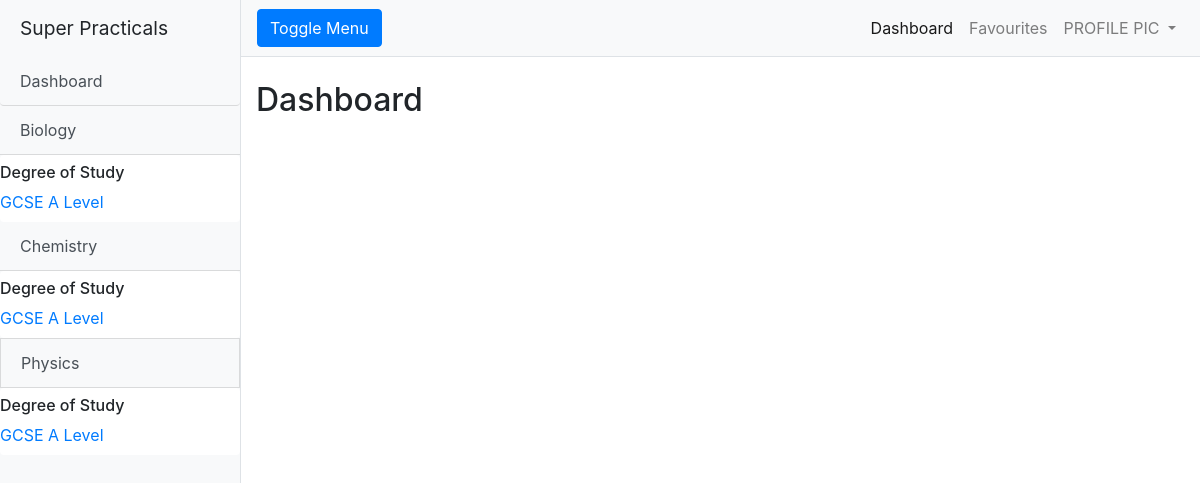
/ (signed in), run on an earlier commit of the app's database.
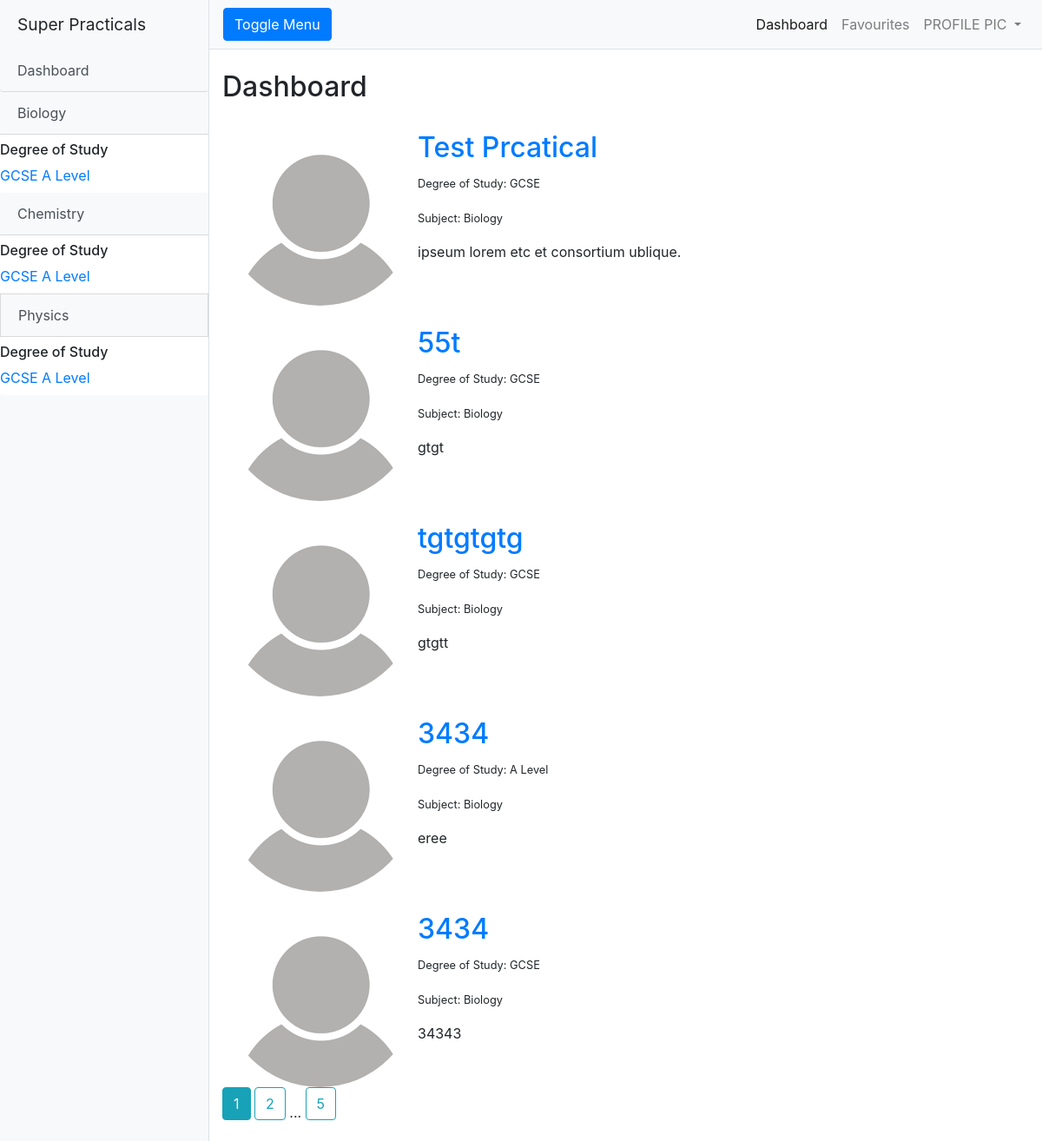
And on a later commit of the database.
### flaskPracticalWebapp/models.py (models this page shows, shortened)
class Practical(db.Model):
    id = db.Column(db.Integer, primary_key=True)
    title = db.Column(db.String(100), default="", nullable=False)
    degStudy = db.Column(db.String(10), default="GCSE")
    subject = db.Column(db.String(10), default="Biology")
    equipment = db.Column(db.Text, default="Temp Equipment")
    method = db.Column(db.Text, default="Temp Method")
    safety = db.Column(db.String, default="Wear safety goggles")
    default = db.Column(db.Boolean, default=True, nullable=False)
    user_id = db.Column(db.Integer, db.ForeignKey("user.id"), nullable=False, default=1)

### flaskPracticalWebapp/routes.py (the view)
@app.route('/')
def home():
    title = "Dashboard"
    page = request.args.get("page", 1, type=int)
    if current_user.is_authenticated:
        practicals = Practical.query.filter_by(user_id=current_user.id).paginate(page=page, per_page=5)
    else:
        practicals = Practical.query.filter_by(default=True).paginate(page=page, per_page=5)
    return render_template("index.html", title=title, practicals=practicals)

### flaskPracticalWebapp/models.py (called while the page is built)
@login_manager.user_loader
def load_user(user_id):
    return User.query.get(int(user_id))

### flaskPracticalWebapp/templates/index.html (shortened to what this page needs)
{% extends 'base.html' %}
{% block content %}
  {% for practical in practicals.items %}
    <article class="media content-section">
      <img class="rounded-circle article-img" src="{{ url_for('static', filename='/profile_pic/default.png') }}">
      <div class="media-body">
        <div class="article-metadata">
        </div>
      <h2><a class="article-title" href="{{ url_for('practical', practical_id=practical.id, practical_title=practical.title) }}">{{ practical.title}}</a></h2>
      <p><small>Degree of Study: {{ practical.degStudy }}</small></p>
      <p><small>Subject: {{ practical.subject }}</small></p>
      <p classs="article-content">{{ practical.method }}</p>
      </div>
    </article>
  {% endfor %}
  {% for page_num in practicals.iter_pages(left_edge=1, right_edge=1, left_current=1, right_current=2) %}
    {% if page_num %}
      {% if practicals.page == page_num %}
        <a class="btn btn-info mb-4" href="{{ url_for('home', page=page_num) }}">{{ page_num }}</a>
      {% else %}
        <a class="btn btn-outline-info mb-4" href="{{ url_for('home', page=page_num) }}">{{ page_num }}</a>
      {% endif %}
    {% else %}
      ...
    {% endif %}
  {% endfor %}
{% endblock %}

### flaskPracticalWebapp/templates/base.html (shortened to what this page needs)
<!DOCTYPE html>
<html lang="en">
<head>
  <link href="{{ url_for('static', filename='css/bootstrap.min.css') }}" rel="stylesheet">
  <link href="{{ url_for('static', filename='css/style.css') }}" rel="stylesheet">
</head>
<body>
  <div class="d-flex" id="wrapper">
    <div class="bg-light border-right" id="sidebar-wrapper">
      <div class="sidebar-heading">Super Practicals</div>
      <div class="list-group list-group-flush">
        <a href=" {{ url_for('home') }}" class="btn btn-primary list-group-item list-group-item-action bg-light">Dashboard</a>
        <a href="#biooptions" class="list-group-item list-group-item-action bg-light" data-toggle="collapse" data-target="#biooptions">Biology</a>
        <div id="biooptions" class="bg-white py-2 collapse-inner rounded">
          <h6 class="collapse-header">Degree of Study</h6>
          <a class="collapse-item" href="{{ url_for('gcse_biology') }}">GCSE</a>
          <a class="collapse-item" href="{{ url_for('alevel_biology') }}">A Level</a>
        </div>
        <a href="#chemoptions" class="list-group-item list-group-item-action bg-light" data-toggle="collapse" data-target="#chemoptions">Chemistry</a>
        <div id="chemoptions" class="bg-white py-2 collapse-inner rounded">
          <h6 class="collapse-header">Degree of Study</h6>
          <a class="collapse-item" href="{{ url_for('gcse_chemistry') }}">GCSE</a>
          <a class="collapse-item" href="{{ url_for('alevel_chemistry') }}">A Level</a>
        </div>
        </div>
  		<a href="#physoptions" class="list-group-item list-group-item-action bg-light" data-toggle="collapse" data-target="#physoptions">Physics</a>
  		<div id="physoptions" class="bg-white py-2 collapse-inner rounded">
  		  <h6 class="collapse-header">Degree of Study</h6>
        <a class="collapse-item" href="{{ url_for('gcse_physics') }}">GCSE</a>
        <a class="collapse-item" href="{{ url_for('alevel_physics') }}">A Level</a>
      </div>
		</div>
    <div id="page-content-wrapper">
      <nav class="navbar navbar-expand-lg navbar-light bg-light border-bottom">
        <button class="btn btn-primary" id="menu-toggle">Toggle Menu</button>
        <div class="collapse navbar-collapse" id="navbarSupportedContent">
          <ul class="navbar-nav ml-auto mt-2 mt-lg-0">
            <li class="nav-item active">
              <a class="nav-link" href="{{ url_for('home') }}">Dashboard<span class="sr-only">(current)</span></a>
            </li>
              {% if current_user.is_authenticated %}
              <li class="nav-item">
                <a class="nav-link" href="#">Favourites</a>
              </li>
              <li class="nav-item dropdown">
                <a class="nav-link dropdown-toggle" href="#" id="navbarDropdown" role="button" data-toggle="dropdown" aria-haspopup="true" aria-expanded="false">
                  {% if current_user.fname and current_user.surname %}
                    {{ current_user.fname }} {{ current_user.surname }}
                  {% else %}
                    PROFILE PIC
                  {% endif %}
                </a>
              </li>
            {% endif %}
          </ul>
        </div>
      </nav>
      <div class="container-fluid">
        <h2 class="mt-4">{{ title }}</h2>
        {% block content %}
        {% endblock content %}
      </div>
    </div>
  </div>
</body>
</html>

### flaskPracticalWebapp/static/css/style.css (style rules this page uses)
#wrapper { overflow-x: hidden; }
#sidebar-wrapper { min-height: 100vh; margin-left: -15rem; -webkit-transition: margin .25s ease-out; -moz-transition: margin .25s ease-out; -o-transition: margin .25s ease-out; transition: margin .25s ease-out; }
#sidebar-wrapper .sidebar-heading { padding: 0.875rem 1.25rem; font-size: 1.2rem; }
#sidebar-wrapper .list-group { width: 15rem; }
#page-content-wrapper { min-width: 100vw; }
@media (min-width: 768px) { #sidebar-wrapper { margin-left: 0; } }
@media (min-width: 768px) { #page-content-wrapper { min-width: 0; width: 100%; } }

What changed in the data, as far as the page shows it:
added Practical: title "Test Prcatical", degStudy "GCSE", subject "Biology", method "ipseum lorem etc et consortium ublique."
added Practical: title "55t", degStudy "GCSE", subject "Biology", method "gtgt"
added Practical: title "tgtgtgtg", degStudy "GCSE", subject "Biology", method "gtgtt"
added Practical: title "3434", degStudy "A Level", subject "Biology", method "eree"
added Practical: title "3434", degStudy "GCSE", subject "Biology", method "34343"
Also different on the page:
new list line: "1"
new list line: "2"
new list line: "5"
